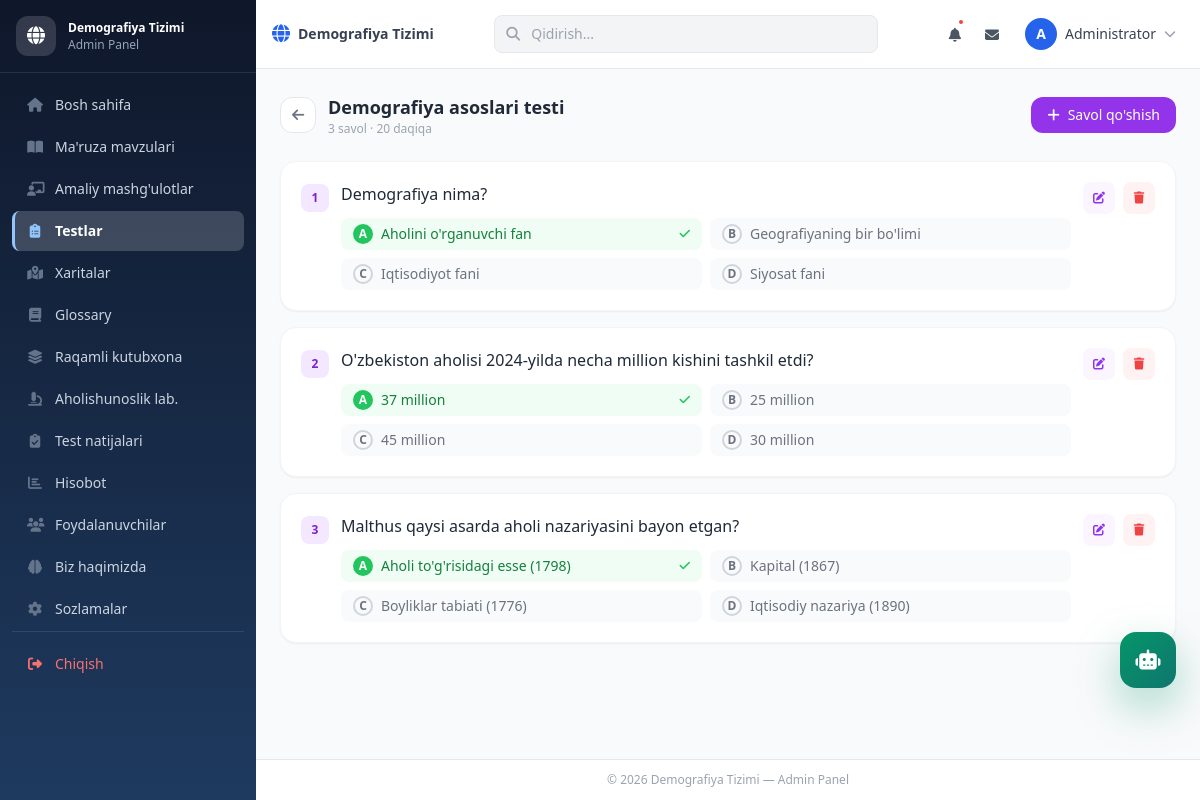
/admin/tests/questions/index.php?test_id=1 (signed in), run on the app's committed database.
### tables this page shows
CREATE TABLE IF NOT EXISTS tests (
    id INT AUTO_INCREMENT PRIMARY KEY,
    title VARCHAR(255) NOT NULL,
    description TEXT,
    duration INT DEFAULT 30,
    created_at TIMESTAMP DEFAULT CURRENT_TIMESTAMP,
    updated_at TIMESTAMP DEFAULT CURRENT_TIMESTAMP ON UPDATE CURRENT_TIMESTAMP
);

CREATE TABLE IF NOT EXISTS questions (
    id INT AUTO_INCREMENT PRIMARY KEY,
    test_id INT NOT NULL,
    question_text TEXT NOT NULL,
    created_at TIMESTAMP DEFAULT CURRENT_TIMESTAMP,
    FOREIGN KEY (test_id) REFERENCES tests(id) ON DELETE CASCADE
);

CREATE TABLE IF NOT EXISTS options (
    id INT AUTO_INCREMENT PRIMARY KEY,
    question_id INT NOT NULL,
    option_text TEXT NOT NULL,
    is_correct TINYINT(1) DEFAULT 0,
    FOREIGN KEY (question_id) REFERENCES questions(id) ON DELETE CASCADE
);

### config/config.php (called while the page is built, shortened)
<?php
class Database {
    private $host = 'localhost';
    private $db_name = 'demographydb';
    private $username = 'root';
    private $password = '';
    private $link;
    function __construct() {
        $this->link = mysqli_connect($this->host, $this->username, $this->password, $this->db_name);
        mysqli_set_charset($this->link, 'utf8mb4');
    }
    public function query($query) {
        return mysqli_query($this->link, $query);
    }
    public function get_data_by_table($table, $arr, $con = 'no') {
        $sql = "SELECT * FROM " . $table . " WHERE ";
        $t = '';
        $i = 0;
        $n = count($arr);
        foreach ($arr as $key => $val) {
            $i++;
            if ($i == $n) {
                $t .= "$key = '$val'";
            } else {
                $t .= "$key = '$val' AND ";
            }
        }
        $sql .= $t;
        return mysqli_fetch_assoc($this->query($sql));
    }
    public function get_data_by_table_all($table, $con = 'no') {
        $sql = "SELECT * FROM " . $table;
        if ($con != 'no') {
            $sql .= " " . $con;
        }
        $result = $this->query($sql);
        $data = [];
        while ($row = mysqli_fetch_assoc($result)) {
            $data[] = $row;
        }
        return $data;
    }
}

### includes/functions.php (called while the page is built, shortened)
<?php
require_once __DIR__ . '/../config/config.php';
$db = new Database();
function h($str) {
    return htmlspecialchars($str, ENT_QUOTES, 'UTF-8');
}

### admin/tests/questions/index.php (the view, shortened to what this page needs)
<?php
require_once __DIR__ . '/../../../includes/functions.php';
$test_id = (int)($_GET['test_id'] ?? 0);
$test = $db->get_data_by_table('tests', ['id' => $test_id]);
$questions  = $db->get_data_by_table_all('questions', "WHERE test_id = $test_id ORDER BY id ASC");
include __DIR__ . '/../../../includes/admin_header.php';
?>
<div class="flex items-center gap-3 mb-6 flex-wrap">
    <a href="<?= BASE_URL ?>/admin/tests/index.php"
       class="w-9 h-9 bg-white border border-gray-200 rounded-xl flex items-center justify-center hover:bg-gray-50 transition">
        <i class="fas fa-arrow-left text-gray-500 text-sm"></i>
    </a>
    <div class="flex-1 min-w-0">
        <h2 class="text-lg font-semibold text-gray-800 truncate"><?= h($test['title']) ?></h2>
        <p class="text-xs text-gray-400"><?= count($questions) ?> savol · <?= $test['duration'] ?> daqiqa</p>
    </div>
    <a href="<?= BASE_URL ?>/admin/tests/questions/create.php?test_id=<?= $test_id ?>"
       class="inline-flex items-center gap-2 bg-purple-600 hover:bg-purple-700 text-white text-sm font-medium px-4 py-2 rounded-xl transition">
        <i class="fas fa-plus"></i> Savol qo'shish
    </a>
</div>
<?php if (empty($questions)): ?>
<div class="bg-white rounded-2xl shadow-sm border border-gray-100 text-center py-16">
    <div class="w-16 h-16 bg-gray-100 rounded-full flex items-center justify-center mx-auto mb-4">
        <i class="fas fa-question-circle text-gray-400 text-2xl"></i>
    </div>
    <p class="text-gray-500 font-medium">Savollar mavjud emas</p>
    <a href="<?= BASE_URL ?>/admin/tests/questions/create.php?test_id=<?= $test_id ?>"
       class="inline-flex items-center gap-2 mt-4 bg-purple-600 text-white text-sm px-4 py-2 rounded-xl hover:bg-purple-700 transition">
        <i class="fas fa-plus"></i> Birinchi savolni qo'shing
    </a>
</div>
<?php else: ?>
<div class="space-y-4">
    <?php foreach ($questions as $qi => $q):
        $options = $db->get_data_by_table_all('options', "WHERE question_id = {$q['id']} ORDER BY id ASC");
    ?>
    <div class="bg-white rounded-2xl shadow-sm border border-gray-100">
        <div class="flex items-start justify-between p-5">
            <div class="flex items-start gap-3 flex-1 min-w-0">
                <div class="w-7 h-7 bg-purple-100 rounded-lg flex items-center justify-center flex-shrink-0 text-purple-700 text-xs font-bold mt-0.5">
                    <?= $qi + 1 ?>
                </div>
                <div class="flex-1 min-w-0">
                    <p class="font-medium text-gray-800"><?= h($q['question_text']) ?></p>
                    <?php if (!empty($options)): ?>
                    <div class="mt-3 grid sm:grid-cols-2 gap-2">
                        <?php foreach ($options as $oi => $o): ?>
                        <div class="flex items-center gap-2 text-sm <?= $o['is_correct'] ? 'text-green-700 bg-green-50' : 'text-gray-500 bg-gray-50' ?> px-3 py-1.5 rounded-lg">
                            <span class="w-5 h-5 rounded-full border-2 flex items-center justify-center flex-shrink-0 text-xs font-bold
                                <?= $o['is_correct'] ? 'border-green-500 bg-green-500 text-white' : 'border-gray-300' ?>">
                                <?= chr(65 + $oi) ?>
                            </span>
                            <span class="truncate"><?= h($o['option_text']) ?></span>
                            <?php if ($o['is_correct']): ?>
                            <i class="fas fa-check text-green-500 text-xs ml-auto flex-shrink-0"></i>
                            <?php endif; ?>
                        </div>
                        <?php endforeach; ?>
                    </div>
                    <?php else: ?>
                    <p class="mt-2 text-xs text-orange-500 flex items-center gap-1">
                        <i class="fas fa-exclamation-triangle"></i> Javob variantlari qo'shilmagan
                    </p>
                    <?php endif; ?>
                </div>
            </div>
            <div class="flex items-center gap-2 ml-3 flex-shrink-0">
                <a href="<?= BASE_URL ?>/admin/tests/questions/edit.php?id=<?= $q['id'] ?>&test_id=<?= $test_id ?>"
                   class="w-8 h-8 bg-purple-50 hover:bg-purple-100 text-purple-600 rounded-lg flex items-center justify-center transition">
                    <i class="fas fa-edit text-xs"></i>
                </a>
                <a href="<?= BASE_URL ?>/admin/tests/questions/delete.php?id=<?= $q['id'] ?>&test_id=<?= $test_id ?>"
                   onclick="return swalDelete(event, this, 'Savol o\'chiriladi!')"
                   class="w-8 h-8 bg-red-50 hover:bg-red-100 text-red-500 rounded-lg flex items-center justify-center transition">
                    <i class="fas fa-trash text-xs"></i>
                </a>
            </div>
        </div>
    </div>
    <?php endforeach; ?>
</div>
<?php endif; ?>
<?php include __DIR__ . '/../../../includes/admin_footer.php'; ?>

### data on the page
tests: title "Demografiya asoslari testi", duration "20"
questions: question_text "Demografiya nima?"
options: oi "A", option_text "Aholini o'rganuvchi fan", is_correct 1 (drawn)
options: oi "B", option_text "Geografiyaning bir bo'limi"
options: oi "C", option_text "Iqtisodiyot fani"
options: oi "D", option_text "Siyosat fani"
questions: question_text "O'zbekiston aholisi 2024-yilda necha million kishini tashkil etdi?"
options: oi "A", option_text "37 million", is_correct 1 (drawn)
options: oi "B", option_text "25 million"
options: oi "C", option_text "45 million"
options: oi "D", option_text "30 million"
questions: question_text "Malthus qaysi asarda aholi nazariyasini bayon etgan?"
options: oi "A", option_text "Aholi to'g'risidagi esse (1798)", is_correct 1 (drawn)
options: oi "B", option_text "Kapital (1867)"
options: oi "C", option_text "Boyliklar tabiati (1776)"
options: oi "D", option_text "Iqtisodiy nazariya (1890)"

### other printed values
SITE_NAME "Demografiya Tizimi"
substr($_SESSION['full_name'] ?? 'A', 0, 1) "A"
$_SESSION['full_name'] "Administrator"
count($questions) "3"
